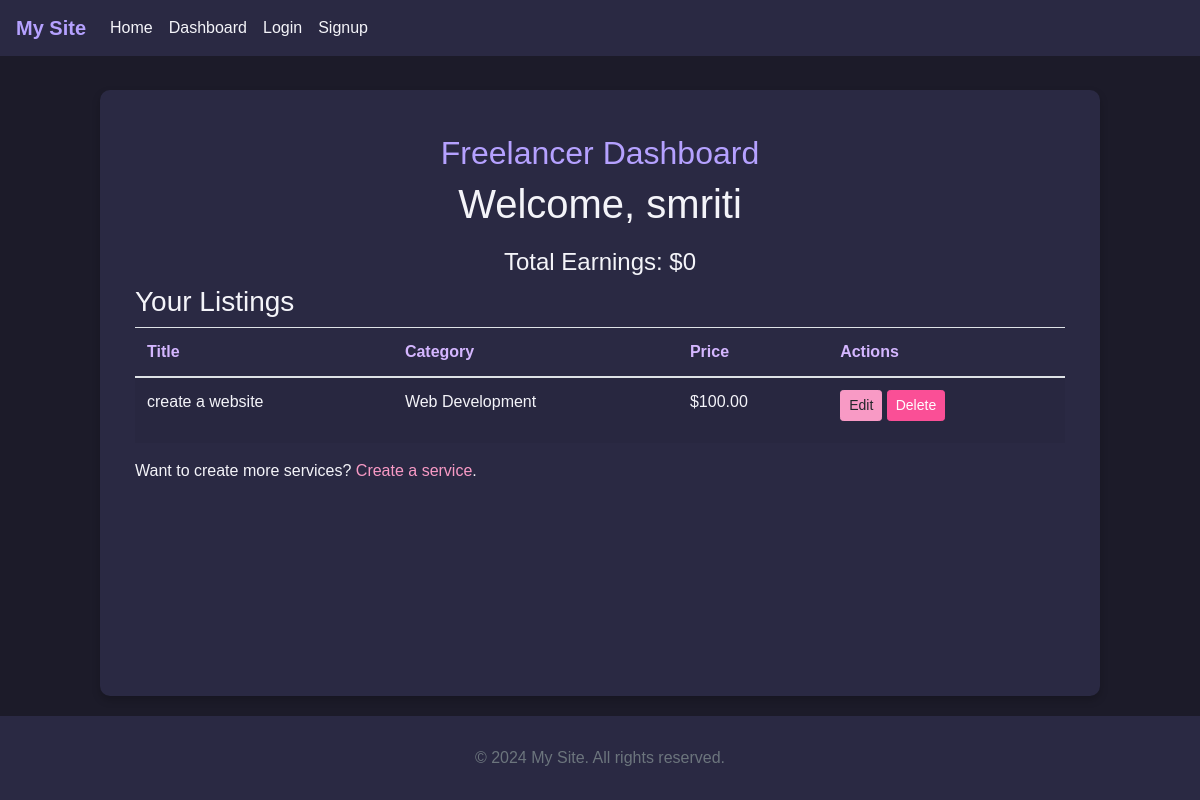
Before: /users/freelancer_dashboard/ (signed in) with the older database file.
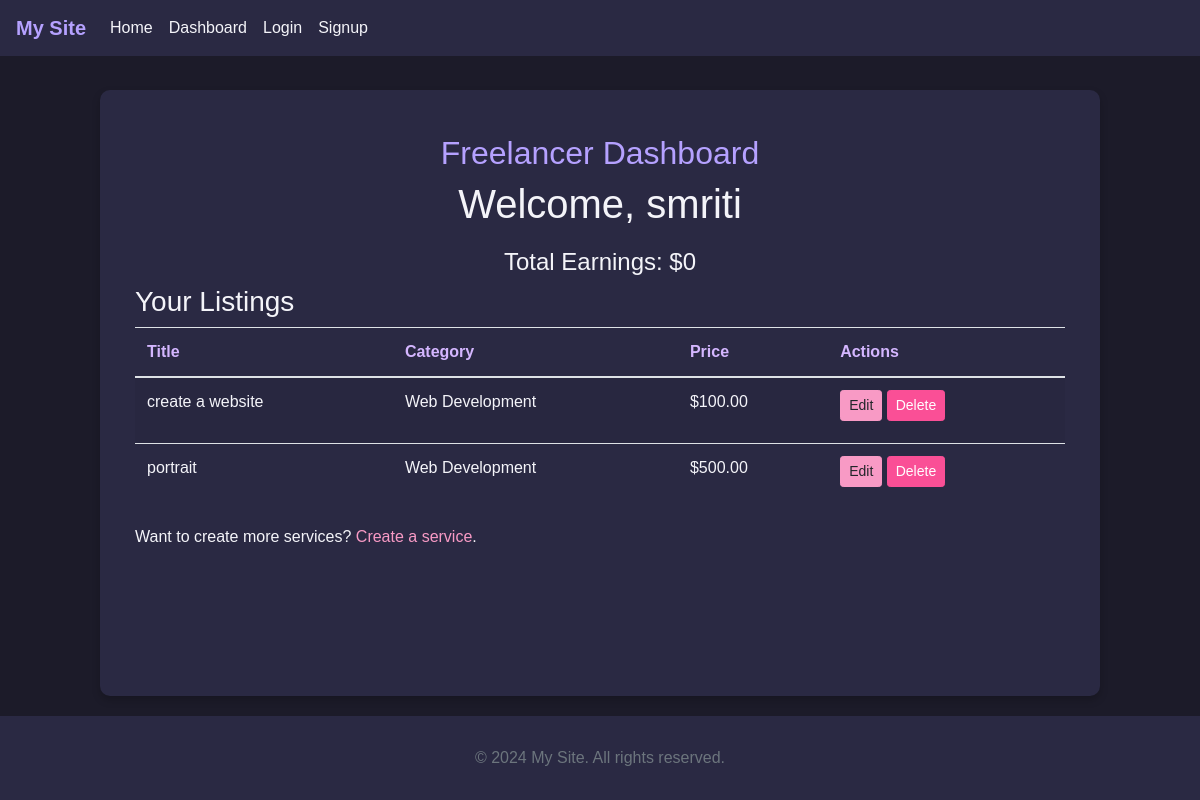
After: the same page with the newer database file.
### services/models.py (models this page shows, shortened)
class Service(models.Model):
    CATEGORY_CHOICES = [
        ('web_dev', 'Web Development'),
        ('design', 'Design'),
        ('writing', 'Writing'),
        ('marketing', 'Marketing'),
    ]
    title = models.CharField(max_length=200)
    description = models.TextField()
    price = models.DecimalField(max_digits=10, decimal_places=2, null=False, blank=False)
    category = models.CharField(max_length=50, choices=CATEGORY_CHOICES)
    owner = models.ForeignKey('users.CustomUser', on_delete=models.CASCADE, related_name='services')
    created_at = models.DateTimeField(auto_now_add=True)
    updated_at = models.DateTimeField(auto_now=True)
    is_paid = models.BooleanField(default=False)  # New field to track payment status

### users/views.py (the view)
# urls.py: path('freelancer_dashboard/', freelancer_dashboard, name='freelancer_dashboard'),
@login_required
@freelancer_required
def freelancer_dashboard(request):
    total_earnings = Booking.objects.filter(service__owner=request.user, status='completed') \
                                     .aggregate(Sum('service__price'))['service__price__sum'] or 0
    services = Service.objects.filter(owner=request.user) # Removed prefetch_related('category')
    return render(request, 'users/freelancer_dashboard.html', {
        'services': services,
        'total_earnings': total_earnings,
        'user_name':  request.user.username,
    })

### users/context_processors.py (called while the page is built)
def dashboard_url(request):
    if request.user.is_authenticated:
        if request.user.role == ROLE_FREELANCER:
            return {'dashboard_url': reverse('users:freelancer_dashboard')}
        elif request.user.role == ROLE_CLIENT:
            return {'dashboard_url': reverse('users:client_dashboard')}
    return {'dashboard_url': None}

### users/templates/users/freelancer_dashboard.html (shortened to what this page needs)
{% extends 'services/base.html' %}
{% block content %}
<div class="container mt-4">
    <h2 class="text-center" style="color: #B5A1FF;">Freelancer Dashboard</h2>
    <h1 class="text-center" style="color: #f4f4f9;">Welcome, {{ user_name }}</h1>
    <h4 class="text-center" style="color: #f4f4f9;">Total Earnings: ${{ total_earnings }}</h4>
    <h3 style="color: #f4f4f9;">Your Listings</h3>
    {% if services %}
        <table class="table table-striped" style="background-color: #2A2943;">
            <thead>
                <tr style="color: #D4B6FF;">
                    <th>Title</th>
                    <th>Category</th>
                    <th>Price</th>
                    <th>Actions</th>
                </tr>
            </thead>
            <tbody>
                {% for service in services %}
                    <tr style="color: #f4f4f9;">
                        <td>{{ service.title|default:"N/A" }}</td>
                        <td>{{ service.get_category_display|default:"Uncategorized" }}</td>
                        <td>${{ service.price|default:"0.00" }}</td>
                        <td>
                            <a href="{% url 'services:service_update' service.pk %}" class="btn btn-sm btn-warning" style="background-color: #F89AC5; border-color: #F89AC5;">Edit</a>
                            <form action="{% url 'services:service_delete' service.pk %}" method="post" style="display:inline;">
                                <button type="submit" class="btn btn-sm btn-danger" style="background-color: #FA4F96; border-color: #FA4F96;">Delete</button>
                            </form>
                        </td>
                    </tr>
                {% endfor %}
            </tbody>
        </table>
        <p style="color: #f4f4f9;">Want to create more services? <a href="{% url 'services:service_create' %}" style="color: #F89AC5;">Create a service</a>.</p>
    {% else %}
        <p style="color: #f4f4f9;">No services available yet. <a href="{% url 'services:service_create' %}" style="color: #F89AC5;">Create a service</a>.</p>
    {% endif %}
</div>
{% endblock %}

Changed rows visible on the page:
added Service: title "portrait", category "Web Development", price "500.00"
